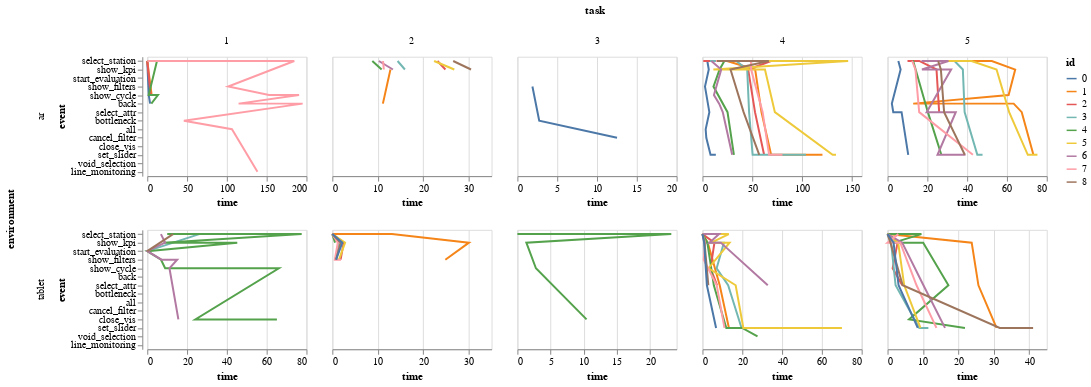

The notebook cell this image was saved under:
### Code cell
selecao = alt.selection_single(
    name='Selecao',
    fields=['id'],
    init={'id': 1},
    bind=alt.binding_select(options=events["id"].unique())
)

alt.Chart(events).mark_line().encode(
    x=alt.X("time:Q"), #, scale=alt.Scale(domain=[0,100]))
    y=alt.Y("event",sort="x"),
    color="id:N"
).properties(
    width=160,
    height=120
).facet(
    column="task",
    row="environment"
).resolve_scale(
    x="independent"
)
# .transform_filter(
#     "datum.id == Selecao.id"
# ).add_selection(
#     selecao
# )

### Figure 1 — Vega-Lite specification as saved in the notebook (floating-point values rounded to 4 significant figures; data arrays with more than 128 entries replaced by an {"elided": "..."} marker saying what was removed)
{"config": {"view": {"continuousWidth": 400, "continuousHeight": 300}}, "data": {"name": "data-e222d2cdc5945b78b15be2893e6821cb"}, "facet": {"column": {"field": "task", "type": "quantitative"}, "row": {"field": "environment", "type": "nominal"}}, "spec": {"mark": "line", "encoding": {"color": {"field": "id", "type": "nominal"}, "x": {"field": "time", "type": "quantitative"}, "y": {"field": "event", "sort": "x", "type": "nominal"}}, "height": 120, "width": 160}, "resolve": {"scale": {"x": "independent"}}, "$schema": "https://vega.github.io/schema/vega-lite/v4.17.0.json", "datasets": {"data-e222d2cdc5945b78b15be2893e6821cb": {"elided": "365 records"}}}
